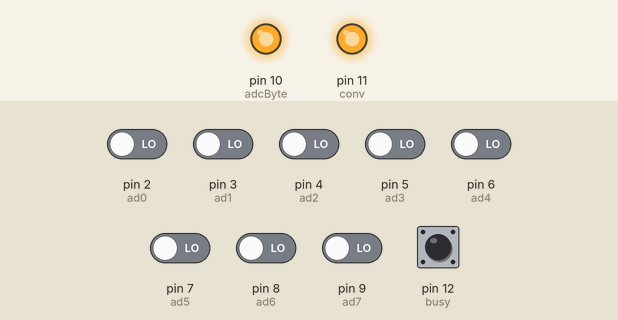
The sketch below on a simulated Arduino Uno, built with avr-gcc and run on an emulated ATmega328P. Shown: output pins drawn as LEDs (lit = HIGH). Inputs (shaded band) come from the test bench; at power-on: pin 12 (busy) HIGH, pin 2 (ad0), pin 3 (ad1), pin 4 (ad2), pin 5 (ad3), pin 6 (ad4), pin 7 (ad5), pin 8 (ad6), pin 9 (ad7) LOW. What the sketch prints to the serial monitor is not drawn.

Above: at 0.1 s.
Timing chart, 0 to 1.6 s (numbered marks = the images above):
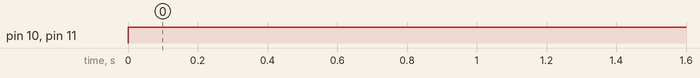

Measured:
- by itself, pin 10 (adcByte), pin 11 (conv): LOW → HIGH at 0.00 s

The sketch:

adc_may09a.ino
```cpp
// constants won't change. They're used here to set pin numbers:
const int ad0 = 2;     // the number of the pushbutton pin
const int ad1 = 3;      // the number of the LED pin
const int ad2 = 4;
const int ad3 = 5;
const int ad4 = 6;
const int ad5 = 7;
const int ad6 = 8;
const int ad7 = 9;
const int adcByte = 10;
const int conv = 11;
const int busy = 12;


byte a2d = 0;
byte lsb_a2d = 0;
byte lsbAdc,msbAdc,conv_state=0;
void setup() {
  // put your setup code here, to run once:
Serial.begin(9600);

   pinMode(ad0, INPUT);
   pinMode(ad1, INPUT);
   pinMode(ad2, INPUT);
   pinMode(ad3, INPUT);
   pinMode(ad4, INPUT);
   pinMode(ad5, INPUT);
   pinMode(ad6, INPUT);
   pinMode(ad7, INPUT);
   pinMode(busy, INPUT);
   pinMode(adcByte, OUTPUT);
   pinMode(conv, OUTPUT);

   digitalWrite(conv, HIGH);
}

void loop() {
  // put your main code here, to run repeatedly:


digitalWrite(conv, HIGH);
digitalWrite(conv, LOW);
delayMicroseconds(10);
digitalWrite(conv, HIGH);

do{
  conv_state=digitalRead(busy);
}while(conv_state==0);


digitalWrite(adcByte, LOW);
msbAdc=readByte();
Serial.print(lsbAdc);
Serial.print("  ");

digitalWrite(adcByte, HIGH);
lsbAdc=readByte();
Serial.println(lsbAdc);
delay(1000);
}

byte readByte(){
byte myByte;
myByte  = digitalRead (ad0);
myByte |= digitalRead (ad1) << 1;
myByte |= digitalRead (ad2) << 2;
myByte |= digitalRead (ad3) << 3;
myByte |= digitalRead (ad4) << 4;
myByte |= digitalRead (ad5) << 5;
myByte |= digitalRead (ad6) << 6;
myByte |= digitalRead (ad7) << 7;
return myByte;

}
```
